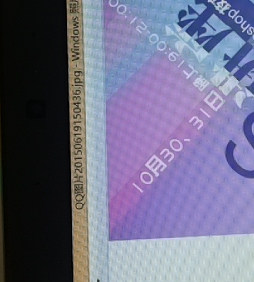
//> input picture vision/answer.jpg, 254 x 282 px; the run also reads 1 picture not shown here
$ ./lehuo_finger   (built with g++ and OpenCV 4)
//> lines starting //> are read from the running program, lines starting //| are printed output that depends on the picture
#include <opencv2/highgui/highgui.hpp>
#include <iostream>
#include <opencv2/core/core.hpp>
#include <opencv2/imgproc/imgproc.hpp>
using namespace std;
using namespace cv;
string pHashValue(Mat &src)
{
   Mat img ,dst;
   string rst(64,'\0');
   double dIdex[64];
   double mean = 0.0;
   int k = 0;
   if(src.channels()==3)
   {
     cvtColor(src,src,CV_BGR2GRAY);
     img = Mat_<double>(src);
   }
   else
   {
     img = Mat_<double>(src);
   }

        /* 第一步，缩放尺寸，可以为Size(32,32)或Size(8,8)，也可以更高，主要是为了提高计算效率*/
   resize(img, img, Size(32,32));

        /* 第二步，离散余弦变换，DCT系数求取*/
   dct(img, dst);

        /* 第三步，求取DCT系数均值（左上角8*8区块的DCT系数）*/
   for (int i = 0; i < 8; ++i) {
     for (int j = 0; j < 8; ++j)
     {
       dIdex[k] = dst.at<double>(i, j);
       mean += dst.at<double>(i, j)/64;
       ++k;
     }
   }

        /* 第四步，计算哈希值。*/
   for (int i =0;i<64;++i)
   {
     if (dIdex[i]>=mean)
     {
       rst[i]='1';
     }
     else
     {
       rst[i]='0';
     }
   }
   return rst;
}

int HanmingDistance(string &str1,string &str2)
{
 	if((str1.size()!=64)||(str2.size()!=64))
 		return -1;
 	int difference = 0;
 	for(int i=0;i<64;i++)
 	{
 		if(str1[i]!=str2[i])
 			difference++;
 	}
 	return difference;
}

Mat answer,test;
int main(){
	answer = imread("answer.jpg");
//> answer is the input picture: 282 rows x 254 cols, CV_8UC3; mean B, G, R 134.5, 107.7, 109.1
	test = imread("test.jpg");
	string answer_rst = pHashValue( answer);
//> in pHashValue, `cvtColor(src,src,CV_BGR2GRAY);`:
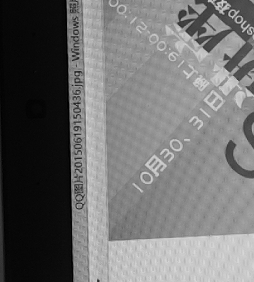
//> src: 282 rows x 254 cols, CV_8UC1; min 0, max 219, mean 111.1
//> in pHashValue, `resize(img, img, Size(32,32));`:
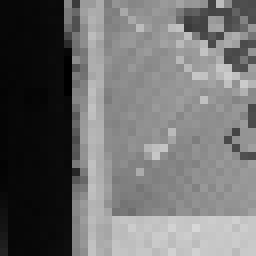
//> img: 32 rows x 32 cols, CV_64FC1 (shown 8 times larger); min 0.281, max 215.3, mean 110.2
//> in pHashValue, `dct(img, dst);`:
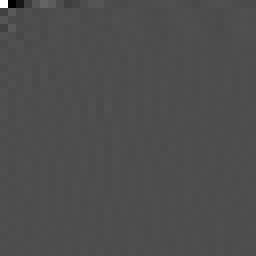
//> dst: 32 rows x 32 cols, CV_64FC1 (shown 8 times larger); min -1548.8, max 3527, mean 1.4; drawn with min black and max white
//> the loop in pHashValue, `for (int i = 0; i < 8; ++i)` made 8 passes
//> (mean, k) on passes 1 to 8: (23.95, 8), (22.12, 16), (23.39, 24), (21.99, 32), (22.9, 40), (22.66, 48), (22.6, 56), (22.73, 64)
//> after the loop in pHashValue, `for (int i = 0; i < 8; ++i)`: dIdex = 64 values, max 3527 at index 0, min -1548.8 at index 1, mean 22.73; mean = 22.73; k = 64
	string test_rst = pHashValue( test);
//> the loop in pHashValue (call 2), `for (int i = 0; i < 8; ++i)` made 8 passes
	int a_t = HanmingDistance( answer_rst, test_rst);
//> after the loop in HanmingDistance, `for(int i=0;i<64;i++)`: difference = 0
//> a_t = 0
	cout<<a_t<<endl;
//| 0
	test.release();
	answer.release();
	return 0;
}
